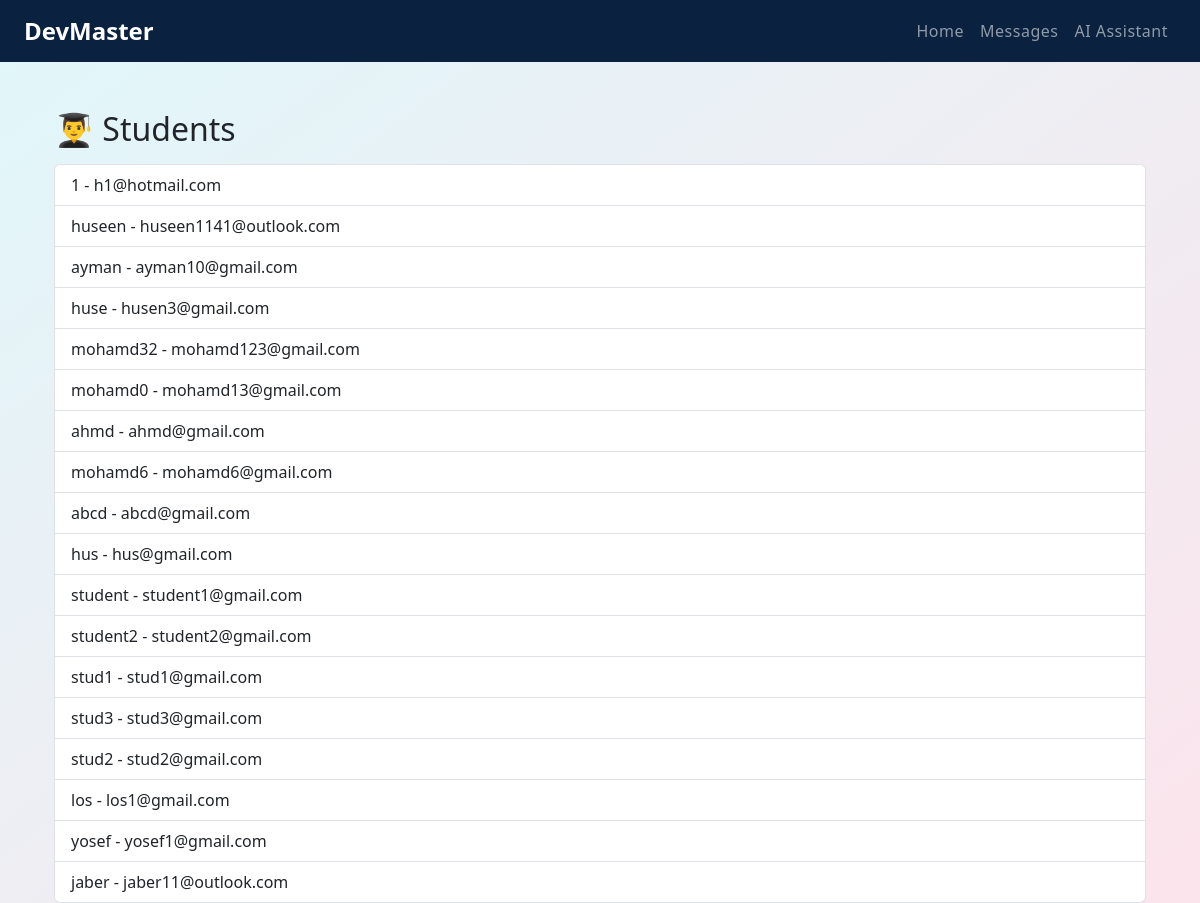
The page /students/ on the database as committed earlier.
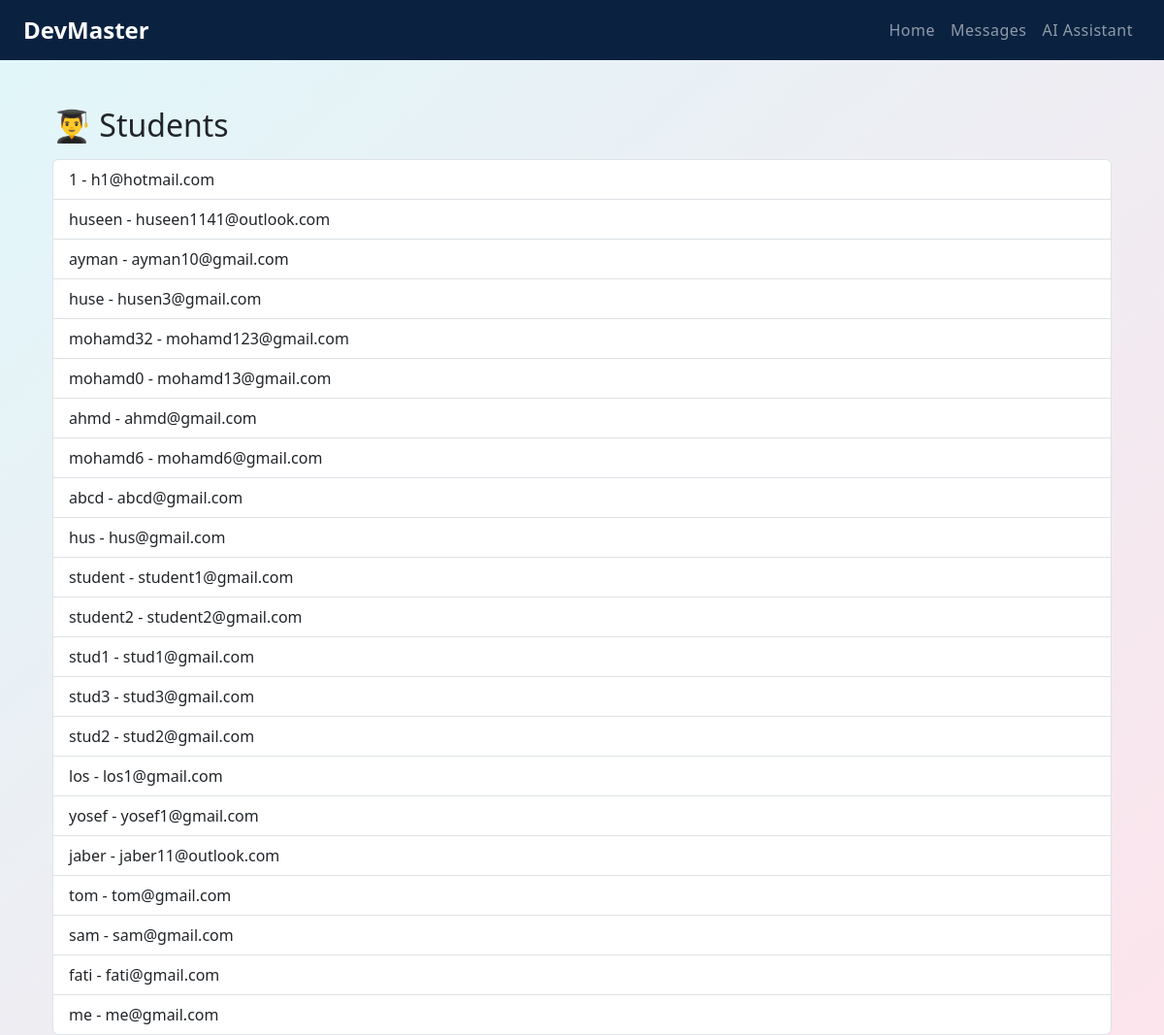
The same page on the database as committed later.
### users/models.py (models this page shows, shortened)
class Student(models.Model):
    user = models.OneToOneField(User, on_delete=models.CASCADE)
    bio = models.TextField(blank=True, null=True)
    learning_level = models.ForeignKey(LearningLevel, on_delete=models.SET_NULL, null=True)

### users/views.py (the view)
# urls.py: path('students/', views.view_students, name='view_students'),
def view_students(request):
    students = Student.objects.all()
    return render(request, 'users/view_students.html', {'students': students})

### users/templates/users/view_students.html (shortened to what this page needs)
{% extends 'base1.html' %}
{% block content %}
<div class="container mt-5">
    <h2>👨‍🎓 Students</h2>
    <ul class="list-group mt-3">
        {% for student in students %}
        <li class="list-group-item">
            {{ student.user.username }} - {{ student.user.email }}
        </li>
        {% endfor %}
    </ul>
</div>
{% endblock %}

### users/templates/base1.html (shortened to what this page needs)
<!DOCTYPE html>
<html lang="en">
<head>
    <link href="https://cdn.jsdelivr.net/npm/bootstrap@5.3.0/dist/css/bootstrap.min.css" rel="stylesheet">
</head>
<body>
<nav class="navbar navbar-expand-lg navbar-dark bg-custom px-4">
    <a class="navbar-brand" href="#">DevMaster</a>
    <div class="collapse navbar-collapse">
        <ul class="navbar-nav ms-auto">
            <li class="nav-item"><a class="nav-link" href="{% url 'teacher_home' %}">Home</a></li>
            <li class="nav-item"><a class="nav-link" href="{% url 'teacher_messages' %}">Messages</a></li>
            <li class="nav-item"><a class="nav-link" href="{% url 'chatbot' %}">AI Assistant</a></li>
        </ul>
    </div>
</nav>
<div class="container mt-5">
    {% block content %}
    {% endblock %}
</div>
</body>
</html>

### users/templates/base1.html (style rules this page uses)
body { background: linear-gradient(to bottom right, #e0f7fa, #fce4ec); }
.bg-custom { background-color: #0a2240 !important; }
.navbar-nav .nav-link { font-weight: 500; letter-spacing: 0.5px; transition: color 0.2s ease-in-out; }
.navbar-brand { font-weight: bold; font-size: 1.5rem; }

Rows that differ between the two databases and show on the page:
added Student: user.username "tom", user.email "tom@gmail.com"
added Student: user.username "sam", user.email "sam@gmail.com"
added Student: user.username "fati", user.email "fati@gmail.com"
added Student: user.username "me", user.email "me@gmail.com"
